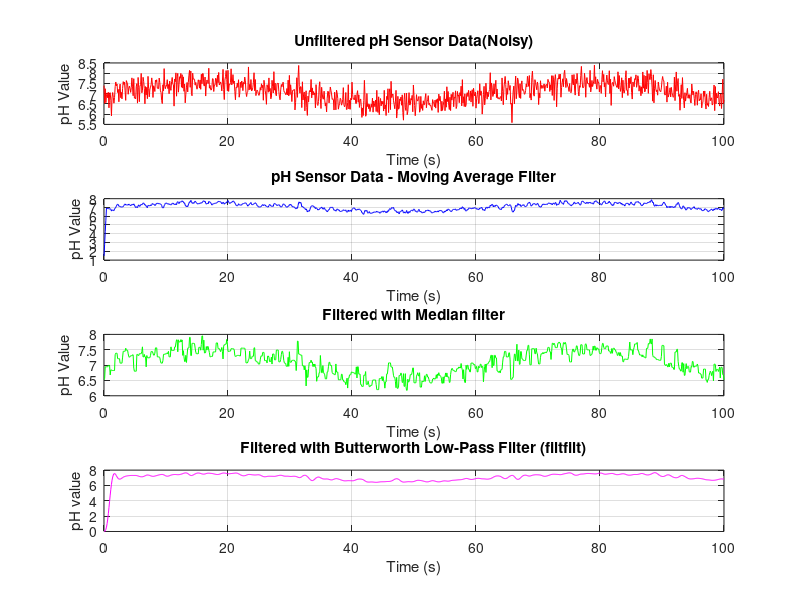

Reproduce this figure in MATLAB. (Note: this script raises an error after producing the figure.)
%pH sensors of water treatment plant
clc;
clear;
close all;
%1.Simulate pH sensor data
fs=10;
t=0:1/fs:100;
true_pH=7+0.5*sin(0.1*t)+0.2*randn(size(t));
%Add random sensor noise(simulating measurement error)
noise=0.3*randn(size(t));
pH_noisy=true_pH+noise;
%2.Moving Average Filter
window_size=5; %Number of samples in windows
b=(1/window_size)*ones(1,window_size);
a=1;
pH_moving_avg=filter(b,a,pH_noisy);
%3.Median Filter
windowSize_med=5;
pH_median=medfilt1(pH_noisy,windowSize_med);
%4.Butterworth Low-pass Filter
cutoff_freq=0.1; %Normalized cutoff frequency
[b_butter,a_butter]=butter(4,cutoff_freq);
pH_butter=filter(b_butter,a_butter,pH_noisy);
%5.Plot results
figure('Name','pH Sensor Data Filtering','NumberTitle','off');
subplot(4,1,1);
plot(t,pH_noisy,'r');
title('Unfiltered pH Sensor Data(Noisy)');
xlabel('Time (s)');
ylabel('pH Value');
grid on;
subplot(4,1,2);
plot(t,pH_moving_avg,'b');
title('pH Sensor Data - Moving Average Filter');
xlabel('Time (s)');
ylabel('pH Value');
grid on;
subplot(4,1,3);
plot(t,pH_median,'g');
title('Filtered with Median filter');
xlabel('Time (s)');
ylabel('pH Value');
grid on;
subplot(4,1,4);
plot(t,pH_butter,'m');
title('Filtered with Butterworth Low-Pass Filter (filtfilt)');
xlabel('Time (s)');
ylabel('pH value');
grid on;
sgtitle('Water Treatment:pH Sensor Filtering Comparison');
xlabel('Time (s)');
ylabel('pH Value');
grid on;